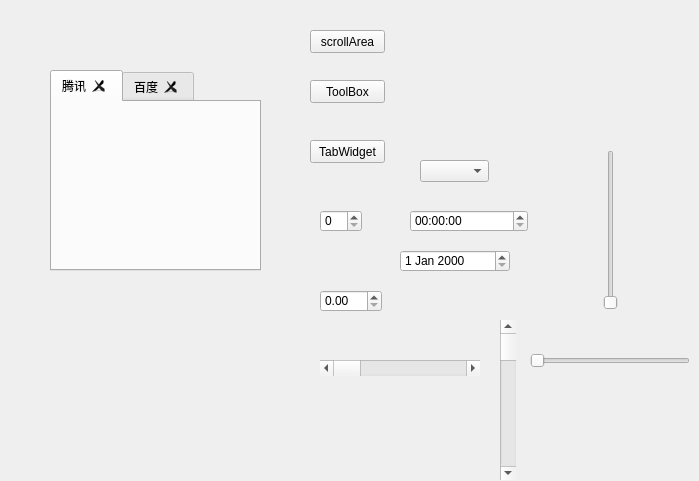
<?xml version="1.0" encoding="UTF-8"?>
<ui version="4.0">
 <class>Widget</class>
 <widget class="QWidget" name="Widget">
  <property name="geometry">
   <rect>
    <x>0</x>
    <y>0</y>
    <width>699</width>
    <height>481</height>
   </rect>
  </property>
  <property name="windowTitle">
   <string>Widget</string>
  </property>
  <widget class="QStackedWidget" name="stackedWidget">
   <property name="geometry">
    <rect>
     <x>40</x>
     <y>20</y>
     <width>251</width>
     <height>391</height>
    </rect>
   </property>
   <property name="currentIndex">
    <number>2</number>
   </property>
   <widget class="QWidget" name="page_3">
    <widget class="QScrollArea" name="scrollArea">
     <property name="geometry">
      <rect>
       <x>40</x>
       <y>60</y>
       <width>131</width>
       <height>131</height>
      </rect>
     </property>
     <property name="widgetResizable">
      <bool>true</bool>
     </property>
     <widget class="QWidget" name="scrollAreaWidgetContents">
      <property name="geometry">
       <rect>
        <x>0</x>
        <y>0</y>
        <width>112</width>
        <height>186</height>
       </rect>
      </property>
      <layout class="QVBoxLayout" name="verticalLayout">
       <item>
        <widget class="QPushButton" name="pushButton">
         <property name="text">
          <string>PushButton</string>
         </property>
        </widget>
       </item>
       <item>
        <widget class="QPushButton" name="pushButton_5">
         <property name="text">
          <string>PushButton</string>
         </property>
        </widget>
       </item>
       <item>
        <widget class="QPushButton" name="pushButton_3">
         <property name="text">
          <string>PushButton</string>
         </property>
        </widget>
       </item>
       <item>
        <widget class="QPushButton" name="pushButton_2">
         <property name="text">
          <string>PushButton</string>
         </property>
        </widget>
       </item>
       <item>
        <widget class="QPushButton" name="pushButton_4">
         <property name="text">
          <string>PushButton</string>
         </property>
        </widget>
       </item>
       <item>
        <widget class="QPushButton" name="pushButton_6">
         <property name="text">
          <string>PushButton</string>
         </property>
        </widget>
       </item>
      </layout>
     </widget>
    </widget>
   </widget>
   <widget class="QWidget" name="page_4">
    <widget class="QToolBox" name="toolBox">
     <property name="geometry">
      <rect>
       <x>50</x>
       <y>80</y>
       <width>69</width>
       <height>121</height>
      </rect>
     </property>
     <property name="currentIndex">
      <number>1</number>
     </property>
     <widget class="QWidget" name="page">
      <property name="geometry">
       <rect>
        <x>0</x>
        <y>0</y>
        <width>69</width>
        <height>69</height>
       </rect>
      </property>
      <attribute name="label">
       <string>家人</string>
      </attribute>
     </widget>
     <widget class="QWidget" name="page_2">
      <property name="geometry">
       <rect>
        <x>0</x>
        <y>0</y>
        <width>69</width>
        <height>69</height>
       </rect>
      </property>
      <attribute name="label">
       <string>朋友</string>
      </attribute>
     </widget>
    </widget>
   </widget>
   <widget class="QWidget" name="page_5">
    <widget class="QTabWidget" name="tabWidget">
     <property name="geometry">
      <rect>
       <x>10</x>
       <y>50</y>
       <width>211</width>
       <height>201</height>
      </rect>
     </property>
     <property name="currentIndex">
      <number>0</number>
     </property>
     <property name="tabsClosable">
      <bool>true</bool>
     </property>
     <widget class="QWidget" name="fds">
      <attribute name="title">
       <string>腾讯</string>
      </attribute>
     </widget>
     <widget class="QWidget" name="">
      <attribute name="title">
       <string>百度</string>
      </attribute>
     </widget>
    </widget>
   </widget>
  </widget>
  <widget class="QPushButton" name="btn_scrollArea">
   <property name="geometry">
    <rect>
     <x>310</x>
     <y>30</y>
     <width>75</width>
     <height>23</height>
    </rect>
   </property>
   <property name="text">
    <string>scrollArea</string>
   </property>
  </widget>
  <widget class="QPushButton" name="btn_ToolBox">
   <property name="geometry">
    <rect>
     <x>310</x>
     <y>80</y>
     <width>75</width>
     <height>23</height>
    </rect>
   </property>
   <property name="text">
    <string>ToolBox</string>
   </property>
  </widget>
  <widget class="QPushButton" name="btn_TabWidget">
   <property name="geometry">
    <rect>
     <x>310</x>
     <y>140</y>
     <width>75</width>
     <height>23</height>
    </rect>
   </property>
   <property name="text">
    <string>TabWidget</string>
   </property>
  </widget>
  <widget class="QComboBox" name="comboBox">
   <property name="geometry">
    <rect>
     <x>420</x>
     <y>160</y>
     <width>69</width>
     <height>22</height>
    </rect>
   </property>
  </widget>
  <widget class="QSpinBox" name="spinBox">
   <property name="geometry">
    <rect>
     <x>320</x>
     <y>210</y>
     <width>42</width>
     <height>22</height>
    </rect>
   </property>
  </widget>
  <widget class="QDoubleSpinBox" name="doubleSpinBox">
   <property name="geometry">
    <rect>
     <x>320</x>
     <y>290</y>
     <width>62</width>
     <height>22</height>
    </rect>
   </property>
  </widget>
  <widget class="QTimeEdit" name="timeEdit">
   <property name="geometry">
    <rect>
     <x>410</x>
     <y>210</y>
     <width>118</width>
     <height>22</height>
    </rect>
   </property>
  </widget>
  <widget class="QDateEdit" name="dateEdit">
   <property name="geometry">
    <rect>
     <x>400</x>
     <y>250</y>
     <width>110</width>
     <height>22</height>
    </rect>
   </property>
  </widget>
  <widget class="QScrollBar" name="horizontalScrollBar">
   <property name="geometry">
    <rect>
     <x>320</x>
     <y>360</y>
     <width>160</width>
     <height>16</height>
    </rect>
   </property>
   <property name="orientation">
    <enum>Qt::Horizontal</enum>
   </property>
  </widget>
  <widget class="QSlider" name="verticalSlider">
   <property name="geometry">
    <rect>
     <x>600</x>
     <y>150</y>
     <width>22</width>
     <height>160</height>
    </rect>
   </property>
   <property name="orientation">
    <enum>Qt::Vertical</enum>
   </property>
  </widget>
  <widget class="QScrollBar" name="verticalScrollBar">
   <property name="geometry">
    <rect>
     <x>500</x>
     <y>320</y>
     <width>16</width>
     <height>160</height>
    </rect>
   </property>
   <property name="orientation">
    <enum>Qt::Vertical</enum>
   </property>
  </widget>
  <widget class="QSlider" name="horizontalSlider">
   <property name="geometry">
    <rect>
     <x>530</x>
     <y>350</y>
     <width>160</width>
     <height>22</height>
    </rect>
   </property>
   <property name="orientation">
    <enum>Qt::Horizontal</enum>
   </property>
  </widget>
 </widget>
 <layoutdefault spacing="6" margin="11"/>
 <resources/>
 <connections/>
</ui>
